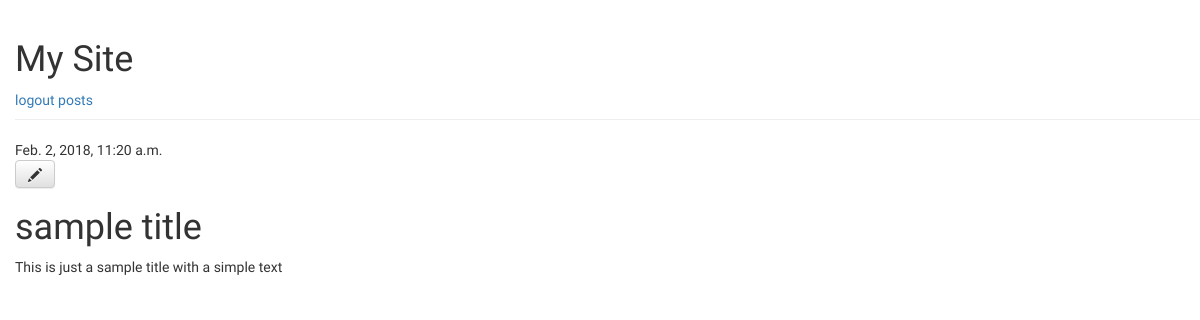
/posts/1/ (signed in), run on the app's committed database.
### userblog/models.py (models this page shows, shortened)
class UserPost(models.Model):
    author = models.ForeignKey('auth.User', on_delete =models.CASCADE)
    title = models.CharField(max_length=200)
    text = models.TextField()
    created_date = models.DateTimeField(default=timezone.now)
    published_date = models.DateTimeField(blank=True, null=True)

### userblog/views.py (the view)
# urls.py: url(r'^posts/(?P<pk>\d+)/$', core_views.userpost_detail, name='userpost_detail'),
@login_required
def userpost_detail(request, pk):
    post = get_object_or_404(UserPost, pk=pk)
    return render(request, 'userblog/userpost_detail.html', {'post': post})

### userblog/templates/userblog/userpost_detail.html
{% extends 'userblog/base.html' %}
{% block content %}
    <div class="post">
        {% if post.published_date %}
            <div class="date">
                {{ post.published_date }}
            </div>
        {% endif %}
        {% if user.is_authenticated %}
          <a class="btn btn-default" href="{% url 'userpost_edit' pk=post.pk %}"><span class="glyphicon glyphicon-pencil"></span></a>
        {% endif %}
        <h1>{{ post.title }}</h1>
        <p>{{ post.text|linebreaksbr }}</p>
    </div>
{% endblock %}

### userblog/static/css/userblog.css (style rules this page uses)
body { padding-left: 15px; font-family: 'Lobster'; }

### data on the page
UserPost: published_date "Feb. 2, 2018, 11:20 a.m.", title "sample title", text "This is just a sample title with a simple text"
